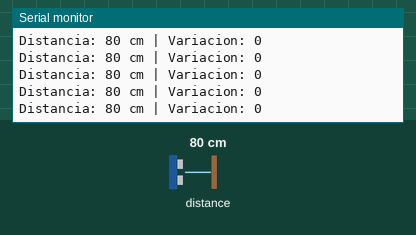
Bench run of a sketch on a simulated ESP32. On the bench: the last lines printed to the serial monitor. The inputs (shaded band) are chosen by the test bench; at power-on: distance to the obstacle 80 cm.

Above: at 1.2 s.
1.3 s: distance to the obstacle set to 2 cm
At 1.44 s:
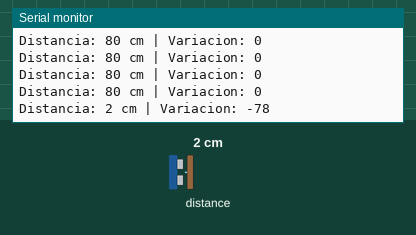
2.8 s: distance to the obstacle set to 4 cm
At 2.88 s:
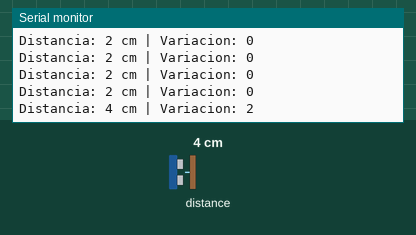
Timing chart, 0 to 5.8 s (numbered marks = the images above; inputs shaded):
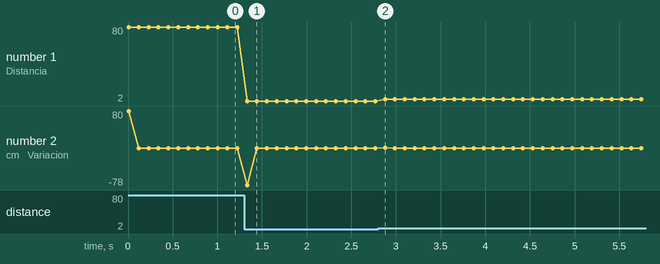

The sketch:

Variacion_de_Dsitancia.ino
```cpp
#include <Wire.h>
#include <LIDARLite.h>

// Variables globales
LIDARLite lidarLite;
int distanciaAnterior = 0;

void setup() {
  Serial.begin(115200); // Inicializa la conexión serial para mostrar las lecturas de distancia

  lidarLite.begin(0, true); // Establece la configuración predeterminada y I2C a 400 kHz
  lidarLite.configure(0); // Cambia este número para probar configuraciones alternativas
}

void loop() {
  int dist = lidarLite.distance(); // Toma una medición de la distancia

  // Calcula la variación de distancia
  int variacion = dist - distanciaAnterior;

  // Guarda la distancia actual como la distancia anterior
  distanciaAnterior = dist;

  // Muestra la distancia y la variación en tiempo real
  Serial.print("Distancia: ");
  Serial.print(dist);
  Serial.print(" cm");
  Serial.print(" | Variacion: ");
  Serial.println(variacion);

  delay(100); // Espera 100 ms antes de tomar la siguiente medición
}
```

Measured:
- after the input at 1.3 s, the serial monitor: prints a new line at once (image 1)
- after the input at 2.8 s, the serial monitor: prints a new line after 0.08 s (image 2)
- plotted number 1: 80 → 2 after the input at 1.3 s, 2 → 4 after the input at 2.8 s
